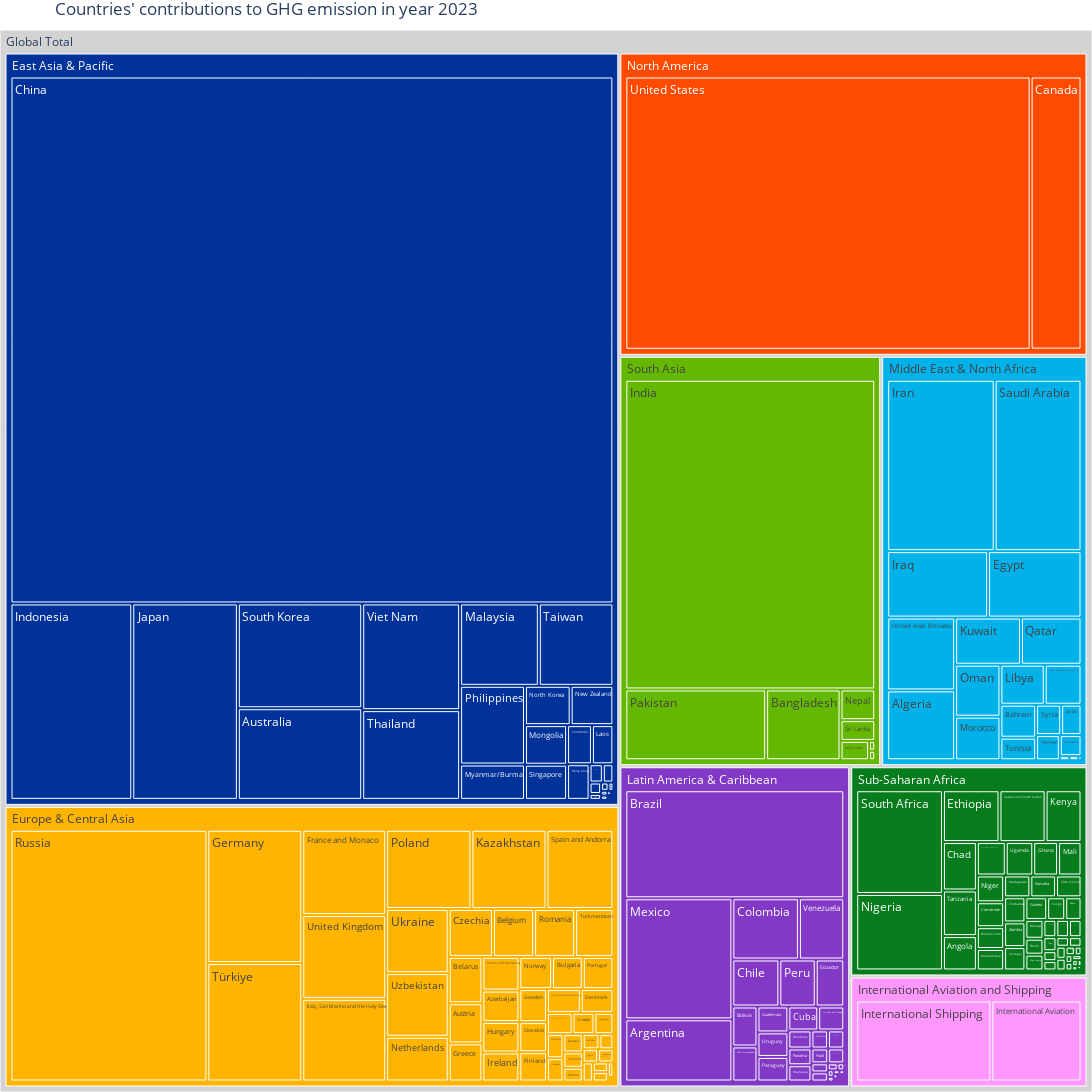

Here is the notebook cell this chart was saved with:
### Markdown cell above
#### KEY TRENDS

- Greenhouse gas (GHG) emissions per capita in high-income countries have been steadily declining since the 1970s, potentially due to advancements in clean technologies and stricter environmental policies. This reduction has however slowed down significantly beetween 1985 and 2012

- GHG emissions per capita in lower- and middle-income countries have remained relatively stable throughout the period, with only minor fluctuations or gradual increases.

- Higher income levels are strongly associated with higher GHG emissions per capita, underscoring the relationship between economic prosperity and environmental impact.

### Code cell
import ipywidgets as widgets
from IPython.display import display

# Create the IntSlider widget
year_selector = widgets.IntSlider(value = 2023, min=1970, max=2023, description="Year:")

chart_type_selector = widgets.ToggleButtons(
    options=['Treemap', 'Sunburst', 'Icicle'],
    description="Chart Type:",
    value='Treemap'  # Default value
)
# Create an Output widget to display the chart
out = widgets.Output()

# Define the function to update the chart
def update_chart(change = None):
    with out:
        out.clear_output()  # Clear previous output                
        # Determine chart type
        chart_type = chart_type_selector.value
        year_value = year_selector.value
        if chart_type == 'Icicle': 
            fig = px.icicle(
                GHG_totals_by_country_continent,
                path=[px.Constant("Global Total"), 'Region', 'Country'],
                values=year_value,  # Use the updated value from the slider
                color='Region',
                color_discrete_map={
                    '(?)': 'lightgrey',
                    'East Asia & Pacific': COLORS[0],
                    'Europe & Central Asia': COLORS[1],
                    'North America': COLORS[2],
                    'South Asia': COLORS[3],
                    'Middle East & North Africa': COLORS[4],
                    'Latin America & Caribbean': COLORS[5],
                    'Sub-Saharan Africa': COLORS[6],
                },
                width=1100,
                height=1500,
            )
        elif chart_type == 'Sunburst': 
            fig = px.sunburst(
                GHG_totals_by_country_continent,
                path=[px.Constant("Global Total"), 'Region', 'Country'],
                values=year_value,  # Use the updated value from the slider
                color='Region',
                color_discrete_map={
                    '(?)': 'lightgrey',
                    'East Asia & Pacific': COLORS[0],
                    'Europe & Central Asia': COLORS[1],
                    'North America': COLORS[2],
                    'South Asia': COLORS[3],
                    'Middle East & North Africa': COLORS[4],
                    'Latin America & Caribbean': COLORS[5],
                    'Sub-Saharan Africa': COLORS[6],
                },
                width=1100,
                height=1500,
            )
        elif chart_type == 'Treemap': 
            fig = px.treemap(
                GHG_totals_by_country_continent,
                path=[px.Constant("Global Total"), 'Region', 'Country'],
                values=year_value,  # Use the updated value from the slider
                color='Region',
                color_discrete_map={
                    '(?)': 'lightgrey',
                    'East Asia & Pacific': COLORS[0],
                    'Europe & Central Asia': COLORS[1],
                    'North America': COLORS[2],
                    'South Asia': COLORS[3],
                    'Middle East & North Africa': COLORS[4],
                    'Latin America & Caribbean': COLORS[5],
                    'Sub-Saharan Africa': COLORS[6],
                },
                width=1100,
                height=1500,
            )
        fig.update_traces(root_color="lightgrey")
        fig.update_layout(margin=dict(t=30, l=0, r=0, b=0))
        fig.update_layout(title=f"Countries' contributions to GHG emission in year {year_value}")
        fig.write_image('./pdf/Chart3.pdf')
        fig.show()
# Attach the update function to the widgets
year_selector.observe(update_chart, names='value')
chart_type_selector.observe(update_chart, names='value')

# Display the slider and the chart
display(widgets.VBox([year_selector, chart_type_selector]), out)

update_chart()

### Figure 1 — Plotly figure (JSON) as saved in the notebook; plotly's stock layout.template omitted (floating-point values rounded to 4 significant figures; data arrays with more than 128 entries replaced by an {"elided": "..."} marker saying what was removed)
{"data": [{"branchvalues": "total", "customdata": {"elided": "219x1 str values"}, "domain": {"x": [0, 1], "y": [0, 1]}, "hovertemplate": "labels=%{label}<br>2023=%{value}<br>parent=%{parent}<br>id=%{id}<br>Region=%{customdata[0]}<extra></extra>", "ids": {"elided": "219 str values"}, "labels": {"elided": "219 str values"}, "marker": {"colors": {"elided": "219 str values"}}, "name": "", "parents": {"elided": "219 str values"}, "root": {"color": "lightgrey"}, "type": "treemap", "values": {"elided": "219 float values"}}], "layout": {"height": 1500, "legend": {"tracegroupgap": 0}, "margin": {"b": 0, "l": 0, "r": 0, "t": 30}, "title": {"text": "Countries' contributions to GHG emission in year 2023"}, "width": 1100}}
